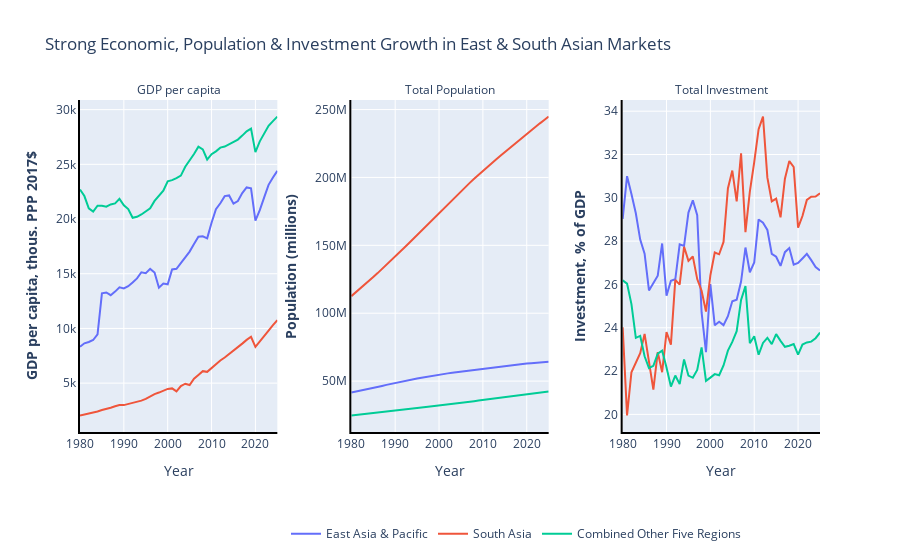

Notebook code cell kept with this figure:
### Markdown cell above
*Facet Plotly Graph 3 x 1 for GDP per capita, Population & Investment*

### Code cell
# Figure 1
# https://plotly.com/python/facet-plots/

fig = px.line(continental_graph_df2, x="Year", y="value", facet_col="variable", color = 'region',
              #facet_row_spacing=0.04, # default is 0.07 when facet_col_wrap is used
              facet_col_spacing=0.1, # default is 0.03
              #height=600, width=800,
              title="Strong Economic, Population & Investment Growth in East & South Asian Markets" 
              #category_orders={"variable": ["GDP per capita", "Total Population", "Total Investment"]} 
             )

# Remove Facet Title Prompt
fig.for_each_annotation(lambda a: a.update(text=a.text.split("=")[-1]))


# Independent Y-Axes
fig.update_yaxes(matches=None)
fig.update_yaxes(title_text="<b>GDP per capita, thous. PPP 2017$</b>", showticklabels=True, col=1) # assuming second facet
fig.update_yaxes(title_text="<b>Population (millions)</b>", showticklabels=True, col=2) # assuming second facet
fig.update_yaxes(title_text="<b>Investment, % of GDP</b>", showticklabels=True, col=3) # assuming second facet
#fig.update_yaxes(title_text="<b>%</b> of Global GDP", secondary_y=False)
#fig.update_yaxes(title_text="<b>%</b> of Global GDP", secondary_y=True)

# Add bolding lines
fig.update_xaxes(showline=True, linewidth=2, linecolor='black')
fig.update_yaxes(showline=True, linewidth=2, linecolor='black')

# Move legend
fig.update_layout(
    legend=dict(
    orientation="h",
    yanchor="bottom",
    y=-0.35,
    xanchor="right",
    x=0.9
))
fig.update_layout(legend_title_text='')

# Output
fig.show()
fig.write_image("../3_Outputs/Figures/East & South Asian Growth 1.jpg")
pio.write_html(fig, file="../3_Outputs/Figures/East & South Asian Growth 1.html", auto_open=True)

## Output to Datapane API
#report = dp.Report(dp.Plot(fig) ) #Create a report
#report.publish(name='fdiplot1', open=True, visibility='PUBLIC') #Publish the report

### Figure 1 — Plotly figure (JSON) as saved in the notebook; plotly's stock layout.template omitted (floating-point values rounded to 4 significant figures)
{"data": [{"hovertemplate": "region=East Asia & Pacific<br>variable=GDP per capita<br>Year=%{x}<br>value=%{y}<extra></extra>", "legendgroup": "East Asia & Pacific", "line": {"color": "#636efa", "dash": "solid"}, "mode": "lines", "name": "East Asia & Pacific", "orientation": "v", "showlegend": true, "type": "scatter", "x": [1980, 1981, 1982, 1983, 1984, 1985, 1986, 1987, 1988, 1989, 1990, 1991, 1992, 1993, 1994, 1995, 1996, 1997, 1998, 1999, 2000, 2001, 2002, 2003, 2004, 2005, 2006, 2007, 2008, 2009, 2010, 2011, 2012, 2013, 2014, 2015, 2016, 2017, 2018, 2019, 2020, 2021, 2022, 2023, 2024, 2025, null], "xaxis": "x", "y": [8329.0, 8642.0, 8759.0, 8941.0, 9457.0, 13210.0, 13290.0, 13040.0, 13370.0, 13760.0, 13660.0, 13860.0, 14210.0, 14570.0, 15130.0, 15050.0, 15450.0, 15110.0, 13720.0, 14100.0, 14040.0, 15400.0, 15450.0, 15980.0, 16530.0, 17030.0, 17710.0, 18380.0, 18420.0, 18240.0, 19660.0, 20910.0, 21440.0, 22100.0, 22160.0, 21410.0, 21640.0, 22370.0, 22890.0, 22810.0, 19850.0, 20810.0, 21970.0, 23130.0, 23800.0, 24400.0, null], "yaxis": "y"}, {"hovertemplate": "region=East Asia & Pacific<br>variable=Total Population<br>Year=%{x}<br>value=%{y}<extra></extra>", "legendgroup": "East Asia & Pacific", "line": {"color": "#636efa", "dash": "solid"}, "mode": "lines", "name": "East Asia & Pacific", "orientation": "v", "showlegend": false, "type": "scatter", "x": [1980, 1981, 1982, 1983, 1984, 1985, 1986, 1987, 1988, 1989, 1990, 1991, 1992, 1993, 1994, 1995, 1996, 1997, 1998, 1999, 2000, 2001, 2002, 2003, 2004, 2005, 2006, 2007, 2008, 2009, 2010, 2011, 2012, 2013, 2014, 2015, 2016, 2017, 2018, 2019, 2020, 2021, 2022, 2023, 2024, 2025, null], "xaxis": "x2", "y": [41661914, 42290000.0, 42980000.0, 43670000.0, 44330000.0, 45000000.0, 45720000.0, 46470000.0, 47230000.0, 47980000.0, 48700395, 49400000.0, 50050000.0, 50680000.0, 51300000.0, 51920000.0, 52530000.0, 53130000.0, 53700000.0, 54230000.0, 54740000.0, 55230000.0, 55700000.0, 56140000.0, 56560000.0, 56980000.0, 57400000.0, 57810000.0, 58220000.0, 58620000.0, 59020000.0, 59420000.0, 59830000.0, 60240000.0, 60650000.0, 61060000.0, 61490000.0, 61910000.0, 62290000.0, 62620000.0, 62940000.0, 63250000.0, 63530000.0, 63790000.0, 64040000.0, 64270000.0, null], "yaxis": "y2"}, {"hovertemplate": "region=East Asia & Pacific<br>variable=Total Investment<br>Year=%{x}<br>value=%{y}<extra></extra>", "legendgroup": "East Asia & Pacific", "line": {"color": "#636efa", "dash": "solid"}, "mode": "lines", "name": "East Asia & Pacific", "orientation": "v", "showlegend": false, "type": "scatter", "x": [1980, 1981, 1982, 1983, 1984, 1985, 1986, 1987, 1988, 1989, 1990, 1991, 1992, 1993, 1994, 1995, 1996, 1997, 1998, 1999, 2000, 2001, 2002, 2003, 2004, 2005, 2006, 2007, 2008, 2009, 2010, 2011, 2012, 2013, 2014, 2015, 2016, 2017, 2018, 2019, 2020, 2021, 2022, 2023, 2024, 2025, null], "xaxis": "x3", "y": [29.03, 31.0, 30.17, 29.29, 28.07, 27.42, 25.73, 26.09, 26.4, 27.89, 25.48, 26.17, 26.24, 27.85, 27.78, 29.32, 29.89, 29.19, 24.71, 22.87, 26.01, 24.11, 24.28, 24.12, 24.54, 25.22, 25.29, 26.14, 27.71, 26.56, 27.02, 29.0, 28.85, 28.52, 27.41, 27.28, 26.86, 27.49, 27.68, 26.92, 26.99, 27.2, 27.41, 27.12, 26.8, 26.65, null], "yaxis": "y3"}, {"hovertemplate": "region=South Asia<br>variable=GDP per capita<br>Year=%{x}<br>value=%{y}<extra></extra>", "legendgroup": "South Asia", "line": {"color": "#EF553B", "dash": "solid"}, "mode": "lines", "name": "South Asia", "orientation": "v", "showlegend": true, "type": "scatter", "x": [1980, 1981, 1982, 1983, 1984, 1985, 1986, 1987, 1988, 1989, 1990, 1991, 1992, 1993, 1994, 1995, 1996, 1997, 1998, 1999, 2000, 2001, 2002, 2003, 2004, 2005, 2006, 2007, 2008, 2009, 2010, 2011, 2012, 2013, 2014, 2015, 2016, 2017, 2018, 2019, 2020, 2021, 2022, 2023, 2024, 2025], "xaxis": "x", "y": [2051.0, 2141.0, 2216.0, 2257.0, 2410.0, 2542.0, 2634.0, 2750.0, 2891.0, 3002.0, 2991.0, 3102.0, 3159.0, 3253.0, 3399.0, 3557.0, 3786.0, 4002.0, 4138.0, 4301.0, 4473.0, 4520.0, 4243.0, 4738.0, 4947.0, 4824.0, 5401.0, 5747.0, 6094.0, 6030.0, 6389.0, 6791.0, 7064.0, 7340.0, 7663.0, 7897.0, 8240.0, 8612.0, 8955.0, 9241.0, 8323.0, 8784.0, 9324.0, 9803.0, 10300.0, 10750.0], "yaxis": "y"}, {"hovertemplate": "region=South Asia<br>variable=Total Population<br>Year=%{x}<br>value=%{y}<extra></extra>", "legendgroup": "South Asia", "line": {"color": "#EF553B", "dash": "solid"}, "mode": "lines", "name": "South Asia", "orientation": "v", "showlegend": false, "type": "scatter", "x": [1980, 1981, 1982, 1983, 1984, 1985, 1986, 1987, 1988, 1989, 1990, 1991, 1992, 1993, 1994, 1995, 1996, 1997, 1998, 1999, 2000, 2001, 2002, 2003, 2004, 2005, 2006, 2007, 2008, 2009, 2010, 2011, 2012, 2013, 2014, 2015, 2016, 2017, 2018, 2019, 2020, 2021, 2022, 2023, 2024, 2025], "xaxis": "x2", "y": [112600000.0, 115300000.0, 118000000.0, 120900000.0, 123700000.0, 126600000.0, 129600000.0, 132500000.0, 135500000.0, 138600000.0, 141700000.0, 144800000.0, 148000000.0, 151200000.0, 154500000.0, 157700000.0, 160900000.0, 164200000.0, 167400000.0, 170633491, 173868258, 177100000.0, 180300000.0, 183500000.0, 186700000.0, 189857694, 192951337, 196000000.0, 199000000.0, 202000000.0, 204800000.0, 207700000.0, 210500000.0, 213200000.0, 216000000.0, 218700000.0, 221400000.0, 224104451, 226798593, 229500000.0, 232107625, 234716625, 237298375, 239846750, 242355250, 244818375], "yaxis": "y2"}, {"hovertemplate": "region=South Asia<br>variable=Total Investment<br>Year=%{x}<br>value=%{y}<extra></extra>", "legendgroup": "South Asia", "line": {"color": "#EF553B", "dash": "solid"}, "mode": "lines", "name": "South Asia", "orientation": "v", "showlegend": false, "type": "scatter", "x": [1980, 1981, 1982, 1983, 1984, 1985, 1986, 1987, 1988, 1989, 1990, 1991, 1992, 1993, 1994, 1995, 1996, 1997, 1998, 1999, 2000, 2001, 2002, 2003, 2004, 2005, 2006, 2007, 2008, 2009, 2010, 2011, 2012, 2013, 2014, 2015, 2016, 2017, 2018, 2019, 2020, 2021, 2022, 2023, 2024, 2025], "xaxis": "x3", "y": [24.02, 19.95, 21.95, 22.41, 22.83, 23.72, 22.53, 21.14, 22.88, 21.95, 23.8, 23.22, 26.21, 25.99, 27.74, 27.09, 27.29, 26.25, 25.71, 24.74, 26.42, 27.48, 27.39, 27.96, 30.43, 31.26, 29.84, 32.05, 28.41, 30.29, 31.65, 33.17, 33.75, 30.93, 29.84, 29.96, 29.1, 30.89, 31.7, 31.42, 28.62, 29.16, 29.91, 30.05, 30.06, 30.21], "yaxis": "y3"}, {"hovertemplate": "region=Combined Other Five Regions<br>variable=GDP per capita<br>Year=%{x}<br>value=%{y}<extra></extra>", "legendgroup": "Combined Other Five Regions", "line": {"color": "#00cc96", "dash": "solid"}, "mode": "lines", "name": "Combined Other Five Regions", "orientation": "v", "showlegend": true, "type": "scatter", "x": [1980, 1981, 1982, 1983, 1984, 1985, 1986, 1987, 1988, 1989, 1990, 1991, 1992, 1993, 1994, 1995, 1996, 1997, 1998, 1999, 2000, 2001, 2002, 2003, 2004, 2005, 2006, 2007, 2008, 2009, 2010, 2011, 2012, 2013, 2014, 2015, 2016, 2017, 2018, 2019, 2020, 2021, 2022, 2023, 2024, 2025], "xaxis": "x", "y": [22710.0, 22100.0, 20980.0, 20690.0, 21220.0, 21220.0, 21120.0, 21330.0, 21430.0, 21840.0, 21260.0, 20910.0, 20120.0, 20210.0, 20420.0, 20690.0, 20970.0, 21660.0, 22140.0, 22590.0, 23450.0, 23550.0, 23750.0, 23970.0, 24780.0, 25310.0, 25940.0, 26620.0, 26370.0, 25440.0, 25930.0, 26190.0, 26530.0, 26630.0, 26840.0, 27100.0, 27260.0, 27630.0, 28020.0, 28260.0, 26110.0, 27100.0, 27880.0, 28520.0, 28950.0, 29360.0], "yaxis": "y"}, {"hovertemplate": "region=Combined Other Five Regions<br>variable=Total Population<br>Year=%{x}<br>value=%{y}<extra></extra>", "legendgroup": "Combined Other Five Regions", "line": {"color": "#00cc96", "dash": "solid"}, "mode": "lines", "name": "Combined Other Five Regions", "orientation": "v", "showlegend": false, "type": "scatter", "x": [1980, 1981, 1982, 1983, 1984, 1985, 1986, 1987, 1988, 1989, 1990, 1991, 1992, 1993, 1994, 1995, 1996, 1997, 1998, 1999, 2000, 2001, 2002, 2003, 2004, 2005, 2006, 2007, 2008, 2009, 2010, 2011, 2012, 2013, 2014, 2015, 2016, 2017, 2018, 2019, 2020, 2021, 2022, 2023, 2024, 2025], "xaxis": "x2", "y": [24740000.0, 25078332, 25410000.0, 25740000.0, 26070000.0, 26400000.0, 26750000.0, 27100000.0, 27450000.0, 27820000.0, 28090000.0, 28520000.0, 29060000.0, 29480000.0, 29890000.0, 30170000.0, 30560000.0, 30960000.0, 31300000.0, 31690000.0, 32090000.0, 32470000.0, 32840000.0, 33200000.0, 33590000.0, 33980000.0, 34390000.0, 34800000.0, 35230000.0, 35650000.0, 36060000.0, 36450000.0, 36910000.0, 37310000.0, 37720000.0, 38130000.0, 38540000.0, 38940000.0, 39320000.0, 39690000.0, 40120000.0, 40550000.0, 40990000.0, 41440000.0, 41880000.0, 42340000.0], "yaxis": "y2"}, {"hovertemplate": "region=Combined Other Five Regions<br>variable=Total Investment<br>Year=%{x}<br>value=%{y}<extra></extra>", "legendgroup": "Combined Other Five Regions", "line": {"color": "#00cc96", "dash": "solid"}, "mode": "lines", "name": "Combined Other Five Regions", "orientation": "v", "showlegend": false, "type": "scatter", "x": [1980, 1981, 1982, 1983, 1984, 1985, 1986, 1987, 1988, 1989, 1990, 1991, 1992, 1993, 1994, 1995, 1996, 1997, 1998, 1999, 2000, 2001, 2002, 2003, 2004, 2005, 2006, 2007, 2008, 2009, 2010, 2011, 2012, 2013, 2014, 2015, 2016, 2017, 2018, 2019, 2020, 2021, 2022, 2023, 2024, 2025], "xaxis": "x3", "y": [26.19, 26.04, 25.09, 23.54, 23.62, 22.68, 22.14, 22.24, 22.8, 22.94, 22.17, 21.29, 21.79, 21.4, 22.54, 21.79, 21.69, 22.05, 23.09, 21.55, 21.7, 21.86, 21.81, 22.26, 22.95, 23.35, 23.84, 25.28, 25.92, 23.29, 23.6, 22.75, 23.3, 23.54, 23.24, 23.71, 23.4, 23.12, 23.17, 23.25, 22.76, 23.22, 23.32, 23.36, 23.52, 23.78], "yaxis": "y3"}], "layout": {"annotations": [{"font": {}, "showarrow": false, "text": "GDP per capita", "x": 0.1333, "xanchor": "center", "xref": "paper", "y": 1, "yanchor": "bottom", "yref": "paper"}, {"font": {}, "showarrow": false, "text": "Total Population", "x": 0.5, "xanchor": "center", "xref": "paper", "y": 1, "yanchor": "bottom", "yref": "paper"}, {"font": {}, "showarrow": false, "text": "Total Investment", "x": 0.8667, "xanchor": "center", "xref": "paper", "y": 1, "yanchor": "bottom", "yref": "paper"}], "legend": {"orientation": "h", "title": {"text": ""}, "tracegroupgap": 0, "x": 0.9, "xanchor": "right", "y": -0.35, "yanchor": "bottom"}, "title": {"text": "Strong Economic, Population & Investment Growth in East & South Asian Markets"}, "xaxis": {"anchor": "y", "domain": [0, 0.2667], "linecolor": "black", "linewidth": 2, "showline": true, "title": {"text": "Year"}}, "xaxis2": {"anchor": "y2", "domain": [0.3667, 0.6333], "linecolor": "black", "linewidth": 2, "matches": "x", "showline": true, "title": {"text": "Year"}}, "xaxis3": {"anchor": "y3", "domain": [0.7333, 1], "linecolor": "black", "linewidth": 2, "matches": "x", "showline": true, "title": {"text": "Year"}}, "yaxis": {"anchor": "x", "domain": [0, 1], "linecolor": "black", "linewidth": 2, "showline": true, "showticklabels": true, "title": {"text": "<b>GDP per capita, thous. PPP 2017$</b>"}}, "yaxis2": {"anchor": "x2", "domain": [0, 1], "linecolor": "black", "linewidth": 2, "showline": true, "showticklabels": true, "title": {"text": "<b>Population (millions)</b>"}}, "yaxis3": {"anchor": "x3", "domain": [0, 1], "linecolor": "black", "linewidth": 2, "showline": true, "showticklabels": true, "title": {"text": "<b>Investment, % of GDP</b>"}}}}
